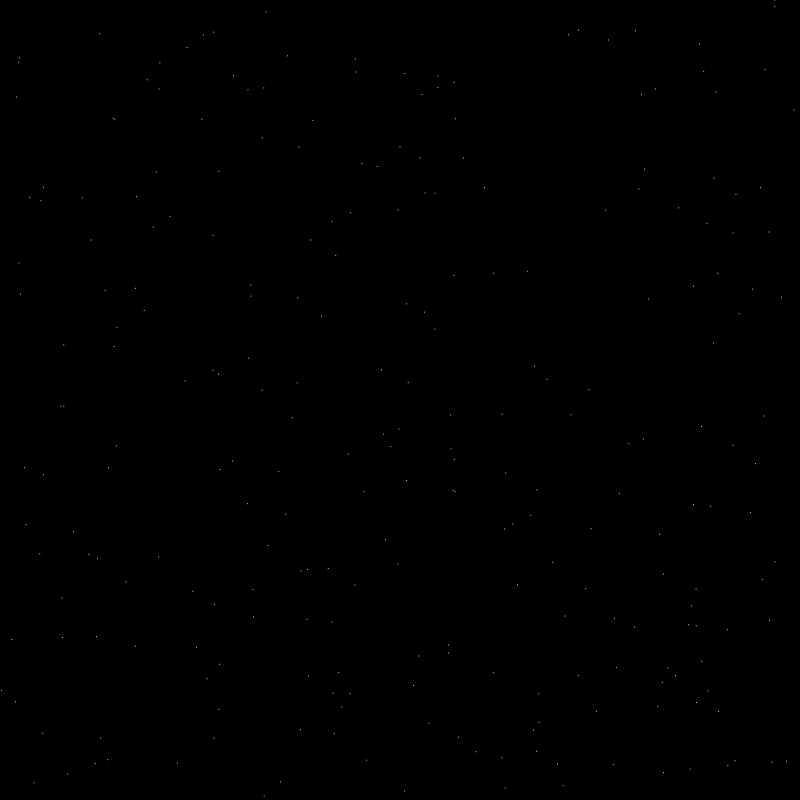
Frame 1 (no input)
Frame 60 (no input): identical to frame 1, image omitted
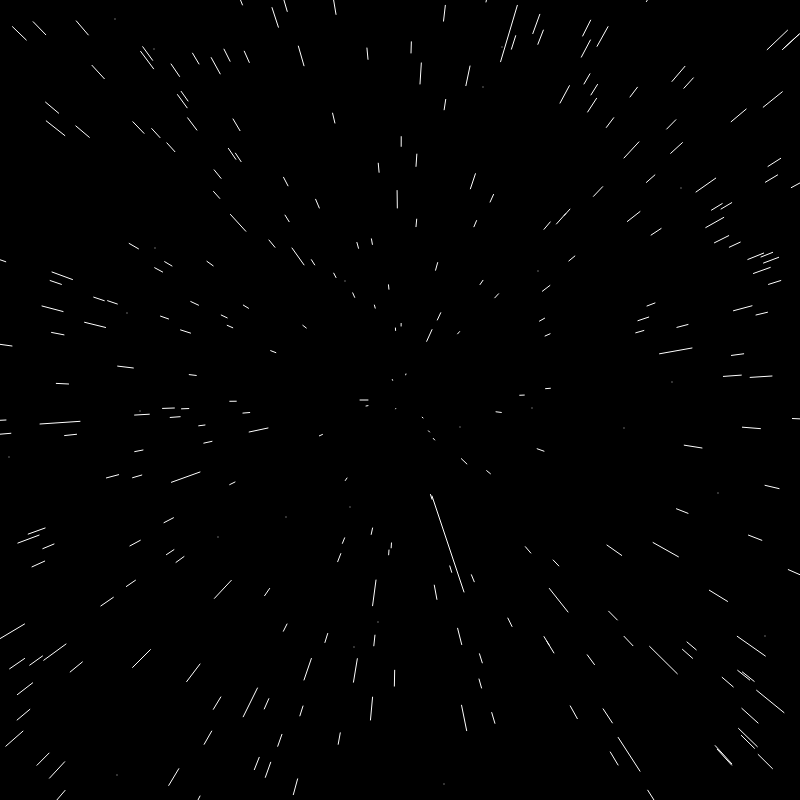
Frame 120 (the mouse pressed at the canvas centre since frame 60)

The p5.js sketch that drew these frames (run headless with seeded random() and noise() and a simulated clock; from frame 60 on, the mouse is pressed at the canvas centre):

// p5.js sketch
// ── sketch.js
let width = 800;
let height = 800;

let stars = [];
let speed;

function setup(){
    createCanvas(width,height);
    for(let i= 0; i < 800; i++){
        stars.push(new Star());
    }
}


function draw(){
    speed = map(mouseY, 0, height, 0,50);
    background(0);
    translate( width/2, height/2);
    for(star of stars){
        star.update();
        star.show();
    }
}
// ── star.js
class Star {
    constructor() {
        this.x = -width / 2 + Math.floor(Math.random() * width);
        this.y = -height / 2 + Math.floor(Math.random() * height);
        this.z = Math.floor(Math.random() * width);

        this.size = 8;


        this.pz = this.z;

    }

    update() {
        this.z -= speed;
        if (this.z < 1) {
            this.z = width;
            this.x = -width / 2 + Math.floor(Math.random() * width);
            this.y = -height / 2 + Math.floor(Math.random() * height);
            this.pz = this.z;
        }
    }

    show() {
        fill(255);
        noStroke();

        let sx = map(this.x / this.z, 0, 1, 0, width);
        let sy = map(this.y / this.z, 0, 1, 0, height);
        let sz = map(this.z, 0, width, this.size * 2, 0)

        //ellipse(sx, sy, sz, sz);

        let px = map(this.x / this.pz, 0, 1, 0, width)
        let py = map(this.y / this.pz, 0, 1, 0, height)

        this.pz = this.z;
        stroke(255);
        line(px, py, sx, sy);

    }
}
